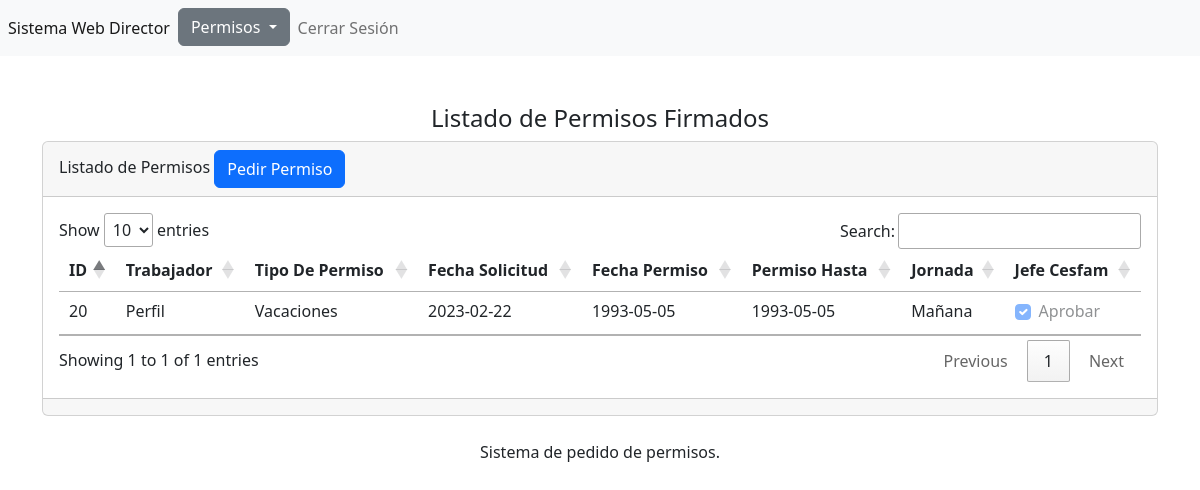
/templates/jefe-cesfam/secciones/permisos/firmados.php (signed in), run on an earlier commit of the app's database.
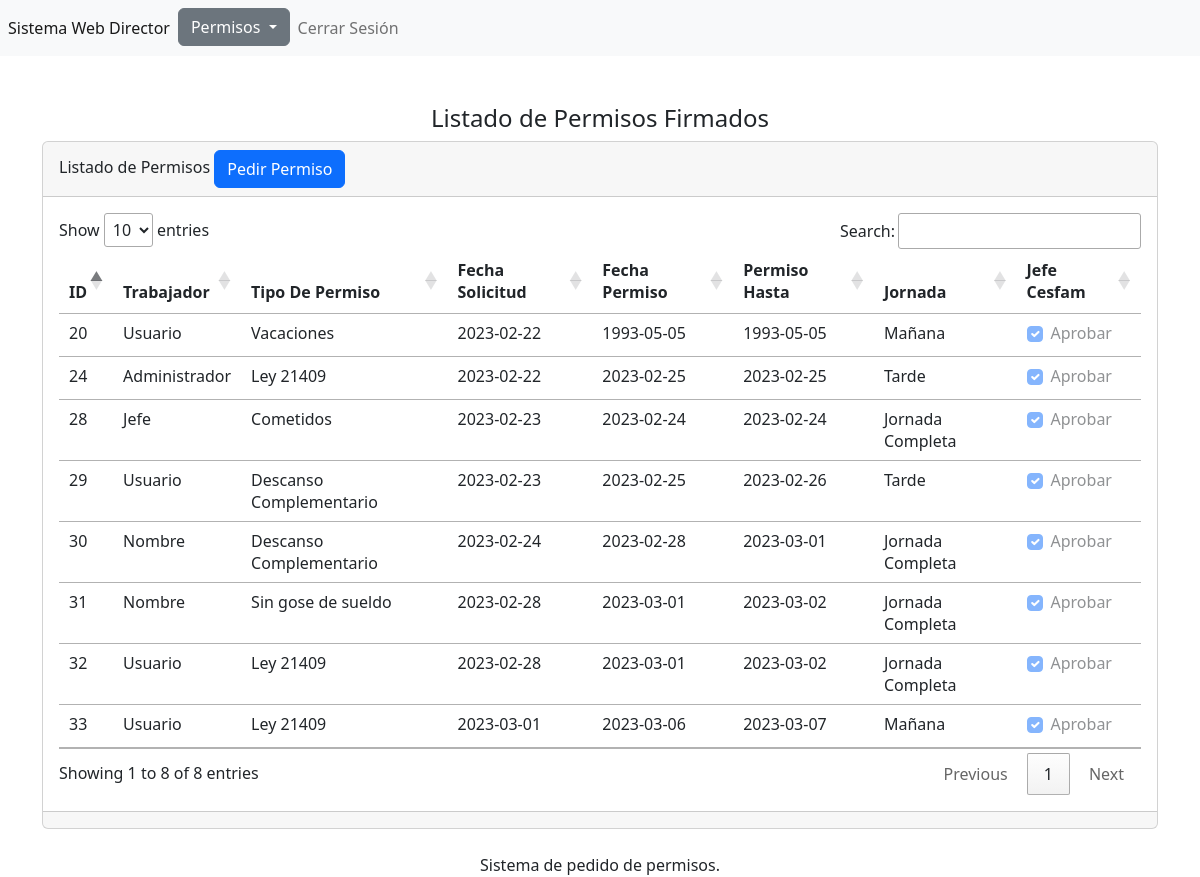
And on a later commit of the database.
### tables this page shows
CREATE TABLE `tbl_permisos` (
  `id` int(11) NOT NULL,
  `idempleado` int(11) NOT NULL,
  `idtipopermiso` int(11) NOT NULL,
  `fechasolicitud` date NOT NULL,
  `fechapermiso` date NOT NULL,
  `permisohasta` date NOT NULL,
  `jornada` int(11) NOT NULL,
  `jefedirecto` tinyint(1) NOT NULL,
  `jefecesfam` tinyint(1) NOT NULL,
  `rrhh` tinyint(1) NOT NULL
);

CREATE TABLE `tbl_usuarios` (
  `id` int(11) NOT NULL,
  `usuario` varchar(255) NOT NULL,
  `password` varchar(255) NOT NULL,
  `correo` varchar(255) NOT NULL,
  `rut` int(11) NOT NULL,
  `dv` varchar(1) NOT NULL,
  `nombre` varchar(255) NOT NULL,
  `apellido_pat` varchar(255) NOT NULL,
  `apellido_mat` varchar(255) NOT NULL,
  `tipousuario` int(11) NOT NULL
);

CREATE TABLE `tbl_tipo_permiso` (
  `id` int(11) NOT NULL,
  `tipopermiso` varchar(255) NOT NULL
);

CREATE TABLE `tbl_jornada` (
  `id` int(11) NOT NULL,
  `tipojornada` varchar(255) NOT NULL
);

### templates/jefe-cesfam/secciones/permisos/firmados.php (the view, shortened to what this page needs)
<?php   include("../../../../bd.php");
$sentencia=$conexion->prepare("
SELECT
    tbl_permisos.id as id,
    tu.nombre,
    tipopermiso,
    fechasolicitud,
    fechapermiso,
    permisohasta,
    tipojornada,
    jefedirecto,
    jefecesfam
FROM tbl_permisos
         join tbl_tipo_permiso ttp on ttp.id = tbl_permisos.idtipopermiso
         join tbl_jornada tj on tj.id = tbl_permisos.jornada
join tbl_usuarios tu on tu.rut = tbl_permisos.idempleado
WHERE
    jefedirecto=1 and jefecesfam=1;");
$sentencia->execute();
$lista_tbl_permisos=$sentencia->fetchALL(PDO::FETCH_ASSOC);
?>
<?php
switch($_SESSION['tipousuario']){
case 3:
include("../../../../templates/jefe-cesfam/header.php");
break;
}
?>
<br><br>
<center><h4> Listado de Permisos Firmados </h4></center>
<div class="card">
    <div class="card-header">
        Listado de Permisos <a name="pedir" id="pedir" class="btn btn-primary" href="pedir.php" role="button">Pedir Permiso</a>
    </div>
    <div class="card-body">
<div class="table-responsive-sm">
    <table class="table" id="tabla_id">
        <thead>
            <tr>
                <th scope="col">ID</th>
                <th scope="col">Trabajador</th>
                <th scope="col">Tipo De Permiso</th>
                <th scope="col">Fecha Solicitud</th>
                <th scope="col">Fecha Permiso</th>
                <th scope="col">Permiso Hasta</th>
                <th scope="col">Jornada</th>
                <th scope="col">Jefe Cesfam</th>
            </tr>
        </thead>
        <tbody>
        <?php foreach($lista_tbl_permisos as $registro){?>
            <tr class="">
                <td scope="row"><?php echo $registro['id']; ?></td>
                <td><?php echo $registro['nombre']; ?></td>
                <td><?php echo $registro['tipopermiso']; ?></td>
                <td><?php echo $registro['fechasolicitud']; ?></td>
                <td><?php echo $registro['fechapermiso']; ?></td>
                <td><?php echo $registro['permisohasta']; ?></td>
               <td> <?php echo $registro['tipojornada']; ?></td>
                <td>
                    <div class="form-check">
                     <input class="form-check-input check-jefedirecto" type="checkbox"disabled="disabled" id="jefecesfam" <?php echo $registro['jefecesfam'] ? 'checked' : '' ;?>  data-id="<?php echo $registro['id'];?>">
                    <label class="form-check-label" for="jefecesfam">
                     Aprobar
                     </label>
                    </div>
                </td>
            </tr>
            <?php } ?>
        </tbody>
    </table>
</div>
    </div>
    <div class="card-footer text-muted">
    </div>
</div>
<?php include("../../../../templates/footer.php"); ?>

What changed in the data, as far as the page shows it:
now on this page (row edited): tbl_permisos: id "28", tbl_usuarios.nombre "Jefe", idtipopermiso.tipopermiso "Cometidos", fechasolicitud "2023-02-23", fechapermiso "2023-02-24", permisohasta "2023-02-24", jornada.tipojornada "Jornada Completa", jefecesfam "☑"
now on this page (row edited): tbl_permisos: id "30", tbl_usuarios.nombre "Nombre", idtipopermiso.tipopermiso "Descanso Complementario", fechasolicitud "2023-02-24", fechapermiso "2023-02-28", permisohasta "2023-03-01", jornada.tipojornada "Jornada Completa", jefecesfam "☑"
added tbl_permisos: id "31", tbl_usuarios.nombre "Nombre", idtipopermiso.tipopermiso "Sin gose de sueldo", fechasolicitud "2023-02-28", fechapermiso "2023-03-01", permisohasta "2023-03-02", jornada.tipojornada "Jornada Completa", jefecesfam "☑"
added tbl_permisos: id "32", tbl_usuarios.nombre "Usuario", idtipopermiso.tipopermiso "Ley 21409", fechasolicitud "2023-02-28", fechapermiso "2023-03-01", permisohasta "2023-03-02", jornada.tipojornada "Jornada Completa", jefecesfam "☑"
changed tbl_permisos "Vacaciones": tbl_usuarios.nombre "Perfil" → "Usuario"
added tbl_permisos: id "33", tbl_usuarios.nombre "Usuario", idtipopermiso.tipopermiso "Ley 21409", fechasolicitud "2023-03-01", fechapermiso "2023-03-06", permisohasta "2023-03-07", jornada.tipojornada "Mañana", jefecesfam "☑"
now on this page (row edited): tbl_permisos: id "24", tbl_usuarios.nombre "Administrador", idtipopermiso.tipopermiso "Ley 21409", fechasolicitud "2023-02-22", fechapermiso "2023-02-25", permisohasta "2023-02-25", jornada.tipojornada "Tarde", jefecesfam "☑"
now on this page (row edited): tbl_permisos: id "29", tbl_usuarios.nombre "Usuario", idtipopermiso.tipopermiso "Descanso Complementario", fechasolicitud "2023-02-23", fechapermiso "2023-02-25", permisohasta "2023-02-26", jornada.tipojornada "Tarde", jefecesfam "☑"
Also different on the page:
text written by a page script: "Show entries Search: Showing 1 to 1 of 1 entries Previous 1 Next" → "Show entries Search: Showing 1 to 8 of 8 entries Previous 1 Next"
